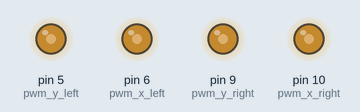
This sketch was run on a simulated Arduino Uno, built with avr-gcc and run on an emulated ATmega328P. Shown: output pins drawn as LEDs (lit = HIGH).

Above: at 0.1 s.
At 6.6 s:
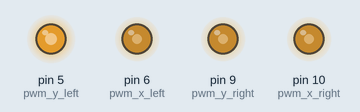
At 12.5 s:
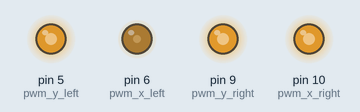
Timing chart, 0 to 16.6 s (numbered marks = the images above):
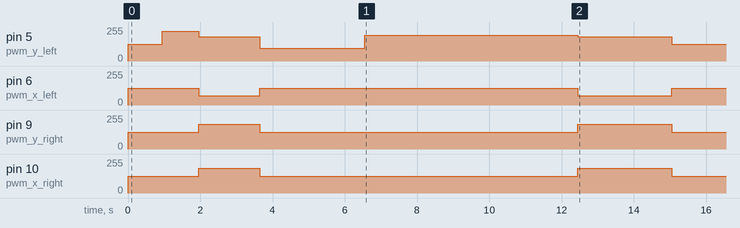

Measured:
- by itself, pin 6 (pwm_x_left): goes 127/255 2.0 s, 71/255 1.7 s, 127/255 8.8 s, 71/255 2.6 s, then 127/255
- by itself, pin 9 (pwm_y_right): goes 127/255 2.0 s, 187/255 1.7 s, 127/255 8.8 s, 187/255 2.6 s, then 127/255
- by itself, pin 10 (pwm_x_right): goes 127/255 2.0 s, 185/255 1.7 s, 127/255 8.8 s, 185/255 2.6 s, then 127/255
- by itself, pin 5 (pwm_y_left): 0/255 → 127/255 at 0.00 s, → 225/255 0.95 s later, → 181/255 1.0 s later, → 94/255 1.7 s later, … (7 changes in this stretch)

The sketch:

DroneControl2.ino
```cpp
int pwm_y_left = 5; // y-Achse des linken Joysticks, P4 - Grün
int pwm_x_left = 6;  // x-Achse des linken Joysticks, P3 - Rot
int pwm_y_right = 9; // y-Achse des rechten Joysticks, P2 - Schwarz
int pwm_x_right = 10; // x-Achse des rechten Joysticks, P1 - Weiß

class DroneControl {
  public:
    DroneControl(){ }
    ~DroneControl(){ }

    void initJoystickRestingValues(){
      int P4 = analogRead(0); //P4 - Schub
      int P3 = analogRead(1); //P3 - Gieren
      int P2 = analogRead(2); //P2 - Nicken
      int P1 = analogRead(3); //P1 - Rollen

      init_resting_p4 = ((float)P4)/1024.0 * 3.3;
      init_resting_p3 = ((float)P3)/1024.0 * 3.3;
      init_resting_p2 = ((float)P2)/1024.0 * 3.3;
      init_resting_p1 = ((float)P1)/1024.0 * 3.3;
    }

    void controlDrone(int *output, float perc_y_left, float perc_x_left, float perc_y_right, float perc_x_right){
      output[0] = calculatePWM(perc_y_left, init_resting_p4, 2.9120, 0.4026); //resting - 1.6950
      output[1] = calculatePWM(perc_x_left, init_resting_p3, 2.8450, 0.5754); //resting - 1.7470
      output[2] = calculatePWM(perc_y_right, init_resting_p2, 2.9520, 0.3949); //resting - 1.6960
      output[3] = calculatePWM(perc_x_right, init_resting_p1, 2.8580, 0.5796); //resting - 1.6470
    }

    void writeToDrone(int *pwmValues){
      analogWrite(pwm_y_left, pwmValues[0]); //P4 - Schub
      analogWrite(pwm_x_left, pwmValues[1]); // P3 - Gieren
      analogWrite(pwm_y_right, pwmValues[2]); // P2 - Nicken
      analogWrite(pwm_x_right, pwmValues[3]);  // P1 - Rollen
    }

    void writeToDroneTest(){
      analogWrite(pwm_y_left, 255); //P4 - Schub
      analogWrite(pwm_x_left, 255); // P3 - Gieren
      analogWrite(pwm_y_right, 255); // P2 - Nicken
      analogWrite(pwm_x_right, 255);  // P1 - Rollen
    }

    void writeToConsole(int *pwmValues){
      Serial.println(String("P1-Rollen: ") + pwmValues[3] + String(" P2-Nicken: ") +pwmValues[2] + String(" P3-Gieren: ") + pwmValues[1] + String(" P4-Schub: ") + pwmValues[0] );
    }

    void readFromJoysticks(int* joystickValues, int* pwmValues){
      joystickValues[0] = analogRead(0); //P4 - Schub
      joystickValues[1] = analogRead(1); //P3 - Gieren
      joystickValues[2] = analogRead(2); //P2 - Nicken
      joystickValues[3] = analogRead(3); //P1 - Rollen
      pwmValues[0] = map(joystickValues[0], 0,1024,0,255);
      pwmValues[1] = map(joystickValues[1], 0,1024,0,255);
      pwmValues[2] = map(joystickValues[2], 0,1024,0,255);
      pwmValues[3] = map(joystickValues[3], 0,1024,0,255);
    }

  private:
    float calculatePWM(float input, float restingValue, float highValue, float lowValue){
     //floats dürfen nicht mit == verglichen werden, deswegen wird ein intervall festgelegt
      if(input < 0.001 && input > -0.001)
        return restingValue/3.3 * 255;

      //bei positiven prozentzahlen
      if(input > 0)
        return (restingValue - (restingValue - lowValue)*input/100.0)/3.3 * 255;

       //bei negativen prozentzahlen
      if(input < 0)
        return (restingValue - (highValue - restingValue)*input/100.0)/3.3 * 255;
    }

    float init_resting_p4;
    float init_resting_p3;
    float init_resting_p2;
    float init_resting_p1;
};

void initArduino(){
  pinMode(pwm_y_left, OUTPUT); // P4 - Schub
  pinMode(pwm_x_left, OUTPUT); // P3 - Gieren
  pinMode(pwm_y_right, OUTPUT); // P2 - Nicken
  pinMode(pwm_x_right, OUTPUT); // P1 - Rollen
  Serial.begin(9600);
  while (!Serial) {
    ; // wait for serial port to connect. Needed for native USB port only
  }
}

DroneControl dc;

void setup() {
  initArduino();
  dc.initJoystickRestingValues();
}

enum State {
  idle,
  connecting,
  startEngines,
  disengageFlight,
  land,
  stopEngines,
};

State actualState = idle;
State nextState = idle;
unsigned long t = 0;
int pwmValues[4];
int joystickValues[4];
bool manual = true;

void loop() {
    switch(actualState){
      case idle:
        dc.controlDrone(pwmValues, 0.0, 0.0, 0.0, 0.0);
        if( t > 950 && t < 1050)
          nextState = connecting;
        break;
      case connecting:
        dc.controlDrone(pwmValues, -100.0, 0.0, 0.0, 0.0);
        if( t > 1950 && t < 2050)
          nextState = startEngines;
        break;
      case startEngines:
        dc.controlDrone(pwmValues, -55.0, 67.0, -60.0, -62.0);
        if( t > 3650 && t < 3750)
          nextState = disengageFlight;
        break;
      case disengageFlight:
        dc.controlDrone(pwmValues, 34.0, 0.0, 0.0, 0.0);
        if( t > 6550 && t < 6650)
          nextState = land;
        break;
      case land:
        dc.controlDrone(pwmValues, -70.0, 0.0, 0.0, 0.0);
        if( t > 12450 && t < 12550)
          nextState = stopEngines;
        break;
      case stopEngines:
        dc.controlDrone(pwmValues, -55.0, 67.0, -60.0, -62.0);
        if( t > 15050 && t < 15150)
          nextState = idle;
        break;
      }

    actualState = nextState;

    dc.writeToDrone(pwmValues);
    //Serial.println(actualState);
    //dc.writeToConsole(pwmValues);


    t = millis(); //get time since start of arduino in milliseconds
}
```
